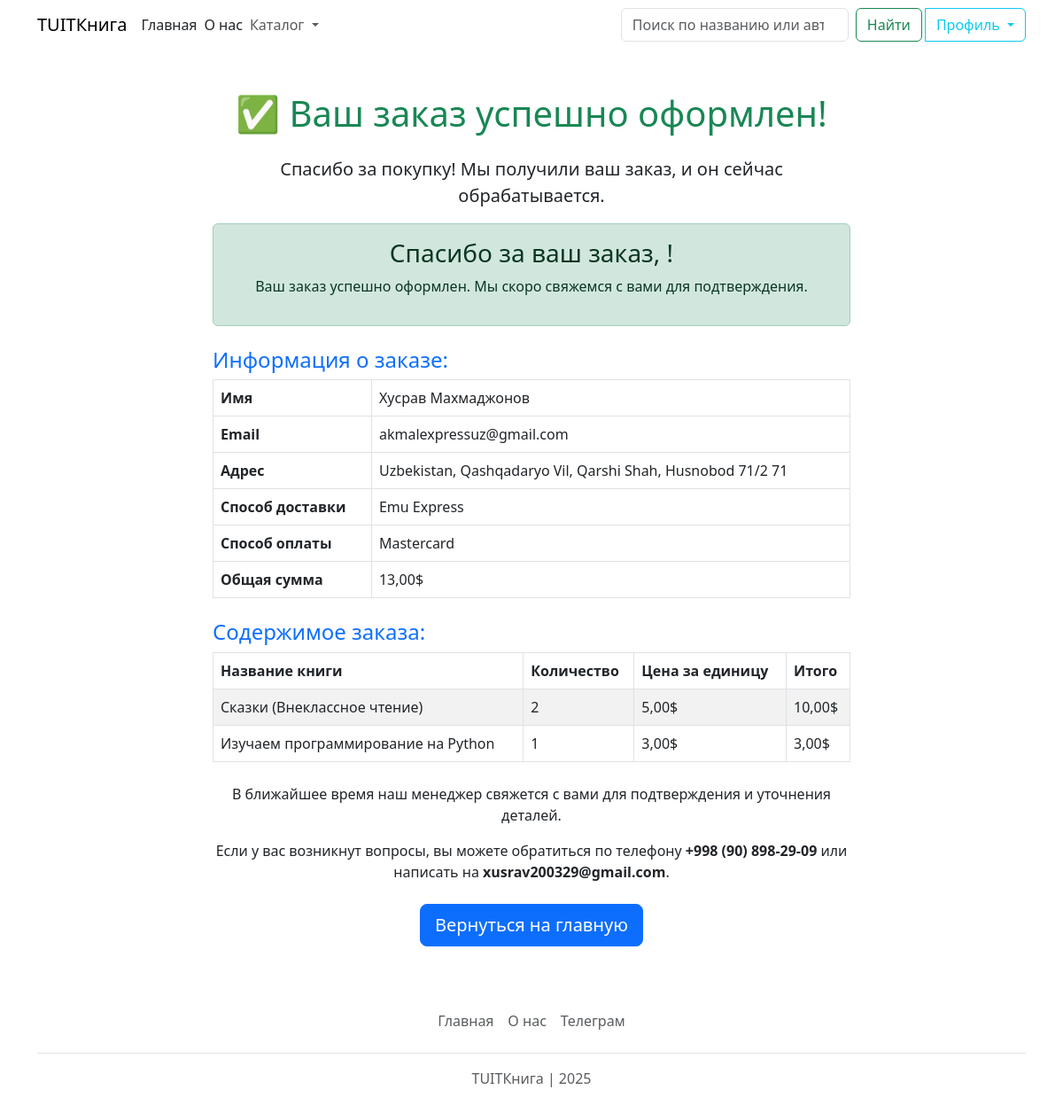
/order_success/6/, run on the app's committed database.
### catalog/models.py (models this page shows, shortened)
class Order(models.Model):
    DELIVERY_CHOICES = [
        ('BTS', 'BTS Express'),
        ('UZUM', 'Uzum Express'),
        ('UZPOST', 'Uzpost'),
        ('EMU', 'Emu Express'),
        ('OTHER', 'Другая служба'),
    ]
    PAYMENT_CHOICES = [
        ('UZCARD', 'UzCard'),
        ('HUMO', 'Humo'),
        ('VISA', 'Visa'),
        ('MASTERCARD', 'Mastercard'),
        ('CASH', 'Наличные при получении'),
    ]
    STATUS_CHOICES = [
        ('pending', 'Обрабатывается'),
        ('shipped', 'Отправлен'),
        ('delivered', 'Доставлен'),
        ('cancelled', 'Отменён'),
    ]
    status = models.CharField(
        max_length=20,
        choices=STATUS_CHOICES,
        default='pending',
        null=True, blank=True
    )
    user = models.ForeignKey(User, on_delete=models.CASCADE, null=True, blank=True, verbose_name="Пользователь")
    first_name = models.CharField(max_length=50, verbose_name="Имя")
    middle_name = models.CharField(max_length=50, verbose_name="Отчество")
    last_name = models.CharField(max_length=50, verbose_name="Фамилия")
    phone = models.CharField(max_length=20, verbose_name="Телефон")
    whatsapp = models.CharField(max_length=20, verbose_name="WhatsApp")
    email = models.EmailField(null=True, verbose_name="Email")
    address = models.TextField(null=True, verbose_name="Адрес")
    city = models.CharField(max_length=100, verbose_name="Город")
    region = models.CharField(max_length=100, verbose_name="Регион")
    postal_code = models.CharField(max_length=10, verbose_name="Почтовый индекс")
    delivery_method = models.CharField(max_length=15, choices=DELIVERY_CHOICES, verbose_name="Способ доставки")
    payment_method = models.CharField(max_length=20, choices=PAYMENT_CHOICES, verbose_name="Способ оплаты")
    total_price = models.DecimalField(max_digits=10, decimal_places=2, null=True, blank=True)
    created_at = models.DateTimeField(default=timezone.now, null=True, blank=True)
    updated_at = models.DateTimeField(auto_now=True, null=True, blank=True)

class OrderItem(models.Model):
    order = models.ForeignKey(Order, on_delete=models.CASCADE, related_name='items', null=True, blank=True)
    book = models.ForeignKey(Book, on_delete=models.CASCADE, null=True, blank=True)
    quantity = models.PositiveIntegerField(null=True, blank=True)
    price = models.DecimalField(max_digits=10, decimal_places=2, null=True, blank=True)
    created_at = models.DateTimeField(default=timezone.now, null=True, blank=True)
    updated_at = models.DateTimeField(auto_now=True, null=True, blank=True)

class Book(models.Model):
    title = models.CharField(max_length=200, verbose_name="Название", null=True, blank=True)
    author = models.CharField(max_length=100, verbose_name="Автор", null=True, blank=True)
    description = models.TextField(verbose_name="Описание", null=True, blank=True)
    price = models.DecimalField(max_digits=10, decimal_places=2, verbose_name="Цена", null=True, blank=True)
    image = models.ImageField(upload_to='books/', verbose_name="Изображение", null=True, blank=True)
    catalog = models.ForeignKey(Catalog, on_delete=models.CASCADE, verbose_name="Каталог", related_name='books', null=True, blank=True)
    created_at = models.DateTimeField(default=timezone.now, null=True, blank=True)
    updated_at = models.DateTimeField(auto_now=True, null=True, blank=True)
    class Meta:
        verbose_name = "Книга"
        verbose_name_plural = "Книги"

### catalog/views.py (the view)
# urls.py: path('order_success/<int:order_id>/', views.order_success, name='order_success'),
def order_success(request, order_id):
    order = Order.objects.get(id=order_id)
    order_items = OrderItem.objects.filter(order=order)
    total_price = sum(item.price * item.quantity for item in order_items)
    delivery_method_display = order.get_delivery_method_display() if order.delivery_method else "Неизвестно"
    payment_method_display = order.get_payment_method_display() if order.payment_method else "Неизвестно"
    return render(request, 'catalog/order_success.html', {
        'order': order,
        'order_items': order_items,
        'total_price': total_price,
        'delivery_method_display': delivery_method_display,
        'payment_method_display': payment_method_display,
    })

### catalog/context_processors.py (called while the page is built)
def catalogs(request):
    return {'catalogs': Catalog.objects.all()}

def cart_item_count(request):
    cart = request.session.get('cart', {})
    unique_items_count = len(cart)  # Количество уникальных товаров
    return {'cart_item_count': unique_items_count}

### catalog/templatetags/custom_filters.py (called while the page is built)
@register.filter
def multiply(value, arg):
    try:
        return value * arg
    except (TypeError, ValueError):
        return 0

### catalog/templates/catalog/order_success.html (shortened to what this page needs)
{% extends 'catalog/base.html' %}
{% load custom_filters %}
{% block content %}
<div class="container my-5">
    <div class="row justify-content-center">
        <div class="col-md-8">
            <h1 class="text-center text-success mb-4">
                 ✅ Ваш заказ успешно оформлен!
            </h1>
            <p class="text-center lead">Спасибо за покупку! Мы получили ваш заказ, и он сейчас обрабатывается.</p>
            <div class="alert alert-success text-center mb-4">
                <h3>Спасибо за ваш заказ, {{ request.user.username }}!</h3>
                <p>Ваш заказ успешно оформлен. Мы скоро свяжемся с вами для подтверждения.</p>
            </div>
            <h4 class="text-primary">Информация о заказе:</h4>
            <table class="table table-bordered mb-4">
                <tbody>
                    <tr>
                        <th>Имя</th>
                        <td>{{ order.first_name }} {{ order.last_name }}</td>
                    </tr>
                    <tr>
                        <th>Email</th>
                        <td>{{ order.email }}</td>
                    </tr>
                    <tr>
                        <th>Адрес</th>
                        <td>{{ order.address }}</td>
                    </tr>
                    <tr>
                        <th>Способ доставки</th>
                        <td>{{ delivery_method_display }}</td>
                    </tr>
                    <tr>
                        <th>Способ оплаты</th>
                        <td>{{ payment_method_display }}</td>
                    </tr>
                    <tr>
                        <th>Общая сумма</th>
                        <td>{{ total_price }}$</td>
                    </tr>
                </tbody>
            </table>
            <h4 class="text-primary">Содержимое заказа:</h4>
            <table class="table table-bordered table-striped">
                <thead>
                    <tr>
                        <th>Название книги</th>
                        <th>Количество</th>
                        <th>Цена за единицу</th>
                        <th>Итого</th>
                    </tr>
                </thead>
                <tbody>
                    {% for item in order_items %}
                    <tr>
                        <td>{{ item.book.title }}</td>
                        <td>{{ item.quantity }}</td>
                        <td>{{ item.price }}$</td>
                        <td>{{ item.price|multiply:item.quantity }}$</td>
                    </tr>
                    {% endfor %}
                </tbody>
            </table>
            <p class="text-center mt-4">В ближайшее время наш менеджер свяжется с вами для подтверждения и уточнения
                деталей.</p>
            <p class="text-center">Если у вас возникнут вопросы, вы можете обратиться по телефону <strong>+998 (90)
                    898-29-09</strong> или написать на <strong>xusrav200329@gmail.com</strong>.</p>
            <div class="text-center mt-4">
                <a href="/" class="btn btn-lg btn-primary">Вернуться на главную</a>
            </div>
        </div>
    </div>
</div>
{% endblock %}

### data on the page
Order: first_name "Хусрав", last_name "Махмаджонов", email "akmalexpressuz@gmail.com", address "Uzbekistan, Qashqadaryo Vil, Qarshi Shah, Husnobod 71/2 71", payment_method "Mastercard"
OrderItem: book "Сказки (Внеклассное чтение)", quantity "2", price "5,00", price|multiply "10,00"
OrderItem: book "Изучаем программирование на Python", quantity "1", price "3,00", price|multiply "3,00"

### other printed values
{{ delivery_method_display }} "Emu Express"
{{ total_price }} "13,00"
